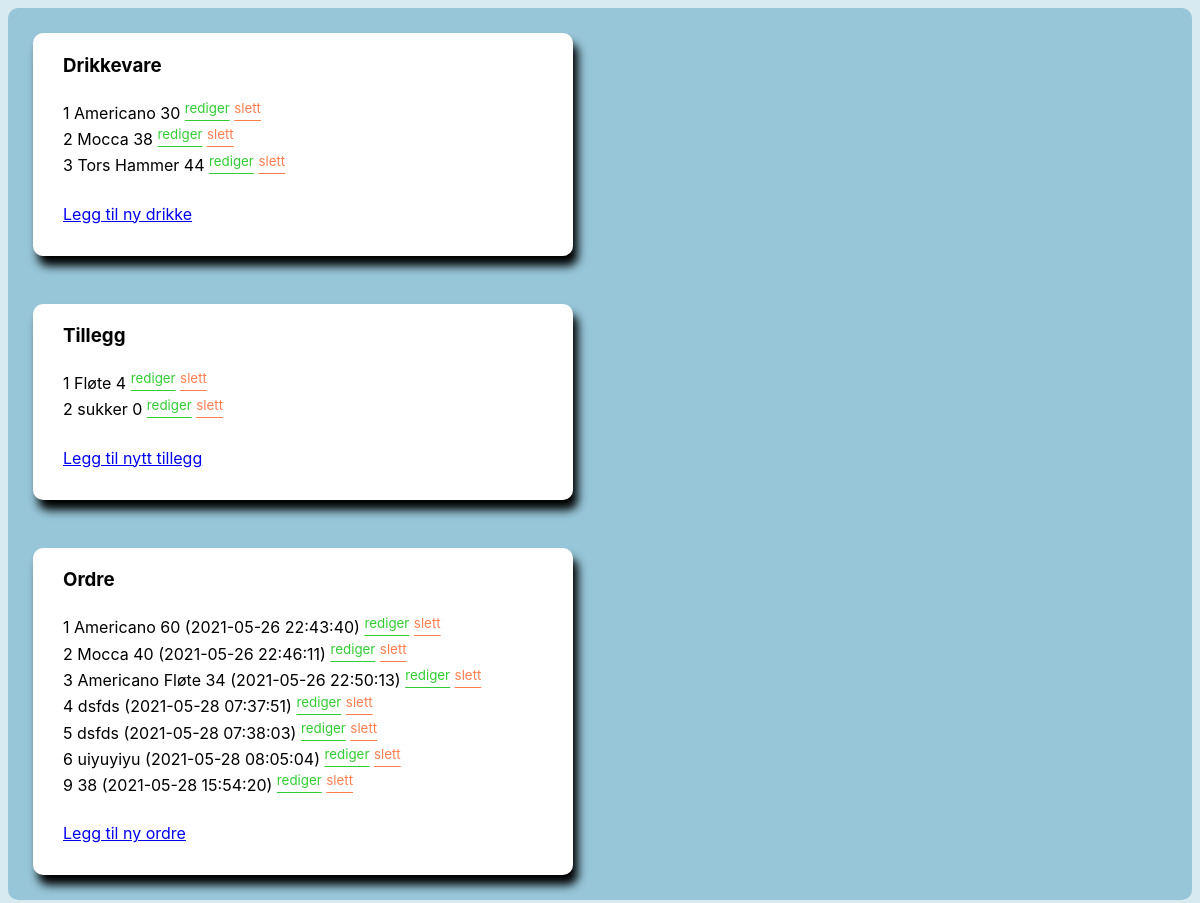
The page / on the database its author committed.
### tables this page shows
CREATE TABLE IF NOT EXISTS `drikke` (
  `Drikke_ID` int(11) NOT NULL AUTO_INCREMENT,
  `Drikke_vare` varchar(30) NOT NULL,
  `Drikke_pris` int(11) DEFAULT NULL,
  PRIMARY KEY (`Drikke_ID`)
);

CREATE TABLE IF NOT EXISTS `tillegg` (
  `Tillegg_ID` int(11) NOT NULL AUTO_INCREMENT,
  `Tillegg_vare` varchar(30) NOT NULL,
  `Tillegg_pris` int(11) DEFAULT NULL,
  PRIMARY KEY (`Tillegg_ID`)
);

CREATE TABLE IF NOT EXISTS `ordre` (
  `Ordre_ID` int(11) NOT NULL AUTO_INCREMENT,
  `Ordre_tid` timestamp NOT NULL DEFAULT CURRENT_TIMESTAMP ON UPDATE CURRENT_TIMESTAMP,
  `Ordre_vare` varchar(30) DEFAULT NULL,
  `Ordre_kvantum` int(11) DEFAULT NULL,
  `Ordre_belop` int(11) DEFAULT NULL,
  `Ordre_tillegg` varchar(30) DEFAULT NULL,
  PRIMARY KEY (`Ordre_ID`)
);

### drikke/SqlDrikkeKlasse.php (called while the page is built, shortened)
<?php
	class SqlDrikkeKlasse
	{
		private $vert = "46.250.221.12";
		private $bruker = "mmnbnuvi_manfelt";
		private $passord = "ilwtvoc54kyp895kc3";
		private $database = "mmnbnuvi_kaffebar";
		public  $con;
		public function __construct(){
		    $this->con = new mysqli($this->vert, $this->bruker,$this->passord,$this->database);
		    if(mysqli_connect_error()) {
                trigger_error("Feilet forbindelse til MySQL: " . mysqli_connect_error());
		    }else{
                return $this->con;
		    }
		}
		public function utstillData(){
		    $query = "SELECT * FROM drikke";
		    $result = $this->con->query($query);
		    if ($result->num_rows > 0) {
		        $data = array();
		        while ($row = $result->fetch_assoc()) {
		           $data[] = $row;
		    }
			    return $data;
		    }else{
			    echo "Ingen dokumenter funnet";
		    }
		}
	}
?>

### tillegg/SqlTilleggKlasse.php (called while the page is built, shortened)
<?php
	class SqlTilleggKlasse
	{
		private $vert = "46.250.221.12";
		private $bruker = "mmnbnuvi_manfelt";
		private $passord = "ilwtvoc54kyp895kc3";
		private $database = "mmnbnuvi_kaffebar";
		public  $con;
		public function __construct(){
		    $this->con = new mysqli($this->vert, $this->bruker,$this->passord,$this->database);
		    if(mysqli_connect_error()) {
                trigger_error("Feilet forbindelse til MySQL: " . mysqli_connect_error());
		    }else{
                return $this->con;
		    }
		}
		public function utstillData(){
		    $query = "SELECT * FROM tillegg";
		    $result = $this->con->query($query);
		    if ($result->num_rows > 0) {
		        $data = array();
		        while ($row = $result->fetch_assoc()) {
		           $data[] = $row;
		    }
			    return $data;
		    }else{
			    echo "Ingen dokumenter funnet";
		    }
		}
	}
?>

### ordre/SqlOrdreKlasse.php (called while the page is built, shortened)
<?php
	class SqlOrdreKlasse
	{
		private $vert = "46.250.221.12";
		private $bruker = "mmnbnuvi_manfelt";
		private $passord = "ilwtvoc54kyp895kc3";
		private $database = "mmnbnuvi_kaffebar";
		public  $con;
		public function __construct(){
		    $this->con = new mysqli($this->vert, $this->bruker,$this->passord,$this->database);
		    if(mysqli_connect_error()) {
                trigger_error("Feilet forbindelse til MySQL: " . mysqli_connect_error());
		    }else{
                return $this->con;
		    }
		}
		public function utstillData(){
		    $query = "SELECT * FROM ordre";
		    $result = $this->con->query($query);
		    if ($result->num_rows > 0) {
		        $data = array();
		        while ($row = $result->fetch_assoc()) {
		           $data[] = $row;
		    }
			    return $data;
		    }else{
			    echo "Ingen dokumenter funnet";
		    }
		}
	}
?>

### index.php (the view, shortened to what this page needs)
<!DOCTYPE html>
<html lang="no">
<head>
    <link rel="stylesheet" href="stil.css?v=<?php echo time(); ?>">
</head>
<?php
require('drikke/SqlDrikkeKlasse.php');
require('tillegg/SqlTilleggKlasse.php');
require('ordre/SqlOrdreKlasse.php');
$nyttDrikkeObjekt = new SqlDrikkeKlasse();
$nyttTilleggObjekt = new SqlTilleggKlasse();
$nyttOrdreObjekt = new SqlOrdreKlasse();
?>
<body>
    <main>
        <div class="innhold">
        <tbody>
            <h3>Drikkevare</h3>
            <?php
            $drikkeObjekter = $nyttDrikkeObjekt->utstillData();
            foreach ($drikkeObjekter as $drikkeobjekt) {
            ?>
            <tr>
                <td><?php echo $drikkeobjekt['Drikke_ID'] ?></td>
                <td><?php echo $drikkeobjekt['Drikke_vare'] ?></td>
                <td><?php echo $drikkeobjekt['Drikke_pris'] ?></td>
                <td>
                    <a href="drikke/redigerDrikke.php?editId=<?php echo $drikkeobjekt['Drikke_ID'] ?>" style="color:limegreen">
                    <sup class="rediger" aria-hidden="true">rediger</sup></a>
                    <a href="index.php?slettdrikkeId=<?php echo $drikkeobjekt['Drikke_ID'] ?>" style="color:coral" onclick="confirm('Sletter du?')">
                    <sup class="slett" aria-hidden="true">slett</sup>
                </a>
                </td>
            </tr>
            <br>
            <?php } ?>
        </tbody>
        <br>
        <a href="drikke/leggTilDrikke.php">Legg til ny drikke</a>
        </div>
        <br><br>
        <div class="innhold">
        <tbody>
            <h3>Tillegg</h3>
            <?php
            $tilleggObjekter = $nyttTilleggObjekt->utstillData();
            foreach ($tilleggObjekter as $tilleggObjekt) {
            ?>
            <tr>
                <td><?php echo $tilleggObjekt['Tillegg_ID'] ?></td>
                <td><?php echo $tilleggObjekt['Tillegg_vare'] ?></td>
                <td><?php echo $tilleggObjekt['Tillegg_pris'] ?></td>
                <td>
                    <a href="tillegg/redigerTillegg.php?editTilleggId=<?php echo $tilleggObjekt['Tillegg_ID'] ?>" style="color:limegreen">
                    <sup class="rediger" aria-hidden="true">rediger</sup></a>
                    <a href="index.php?sletttilleggId=<?php echo $tilleggObjekt['Tillegg_ID'] ?>" style="color:coral" onclick="confirm('Sletter du?')">
                    <sup class="slett" aria-hidden="true">slett</sup>
                </a>
                </td>
            </tr>
            <br>
            <?php } ?>
        </tbody>
        <br>
        <a href="tillegg/leggTilTillegg.php">Legg til nytt tillegg</a>
        </div>
        <br><br>
        <div class="innhold">
        <tbody>
            <h3>Ordre</h3>
            <?php
            $ordreObjekter = $nyttOrdreObjekt->utstillData();
            foreach ($ordreObjekter as $ordreObjekt) {
            ?>
            <tr>
                <td><?php echo $ordreObjekt['Ordre_ID'] ?></td>
                <td><?php echo $ordreObjekt['Ordre_vare'] ?></td>
                <td><?php echo $ordreObjekt['Ordre_tillegg'] ?></td>
                <td><?php echo $ordreObjekt['Ordre_belop'] ?></td>
                <td><?php echo '(' . $ordreObjekt['Ordre_tid'] . ')' ?></td>
                <td>
                    <a href="ordre/redigerOrdre.php?editOrdreId=<?php echo $ordreObjekt['Ordre_ID'] ?>" style="color:limegreen">
                    <sup class="rediger" aria-hidden="true">rediger</sup></a>
                    <a href="index.php?slettordreId=<?php echo $ordreObjekt['Ordre_ID'] ?>" style="color:coral" onclick="confirm('Sletter du?')">
                    <sup class="slett" aria-hidden="true">slett</sup>
                </a>
                </td>
            </tr>
            <br>
            <?php } ?>
        </tbody>
        <br>
        <a href="ordre/leggTilOrdre.php">Legg til ny ordre</a>
        </div>
    </main>
</body>
</html>

### stil.css (style rules this page uses)
body { font-family: "Inter", sans-serif; line-height: 1.5; background: rgb(216 234 241); z-index: -1; }
main { min-height: 100vh; padding: 25px; background: #97c6d8; border-radius: 10px; }
.innhold { overflow: hidden; background-color: white; padding: 0px 30px 30px 30px; border-radius: 10px; width: 40vw; box-shadow: 5px 10px 10px; }

### rows shown on the page
drikke: Drikke_ID "1", Drikke_vare "Americano", Drikke_pris "30"
drikke: Drikke_ID "2", Drikke_vare "Mocca", Drikke_pris "38"
drikke: Drikke_ID "3", Drikke_vare "Tors Hammer", Drikke_pris "44"
tillegg: Tillegg_ID "1", Tillegg_vare "Fløte", Tillegg_pris "4"
tillegg: Tillegg_ID "2", Tillegg_vare "sukker", Tillegg_pris "0"
ordre: Ordre_ID "1", Ordre_vare "Americano", Ordre_belop "60", Ordre_tid "2021-05-26 22:43:40"
ordre: Ordre_ID "2", Ordre_vare "Mocca", Ordre_belop "40", Ordre_tid "2021-05-26 22:46:11"
ordre: Ordre_ID "3", Ordre_vare "Americano", Ordre_tillegg "Fløte", Ordre_belop "34", Ordre_tid "2021-05-26 22:50:13"
ordre: Ordre_ID "4", Ordre_vare "dsfds", Ordre_tid "2021-05-28 07:37:51"
ordre: Ordre_ID "5", Ordre_vare "dsfds", Ordre_tid "2021-05-28 07:38:03"
ordre: Ordre_ID "6", Ordre_vare "uiyuyiyu", Ordre_tid "2021-05-28 08:05:04"
ordre: Ordre_ID "9", Ordre_belop "38", Ordre_tid "2021-05-28 15:54:20"
